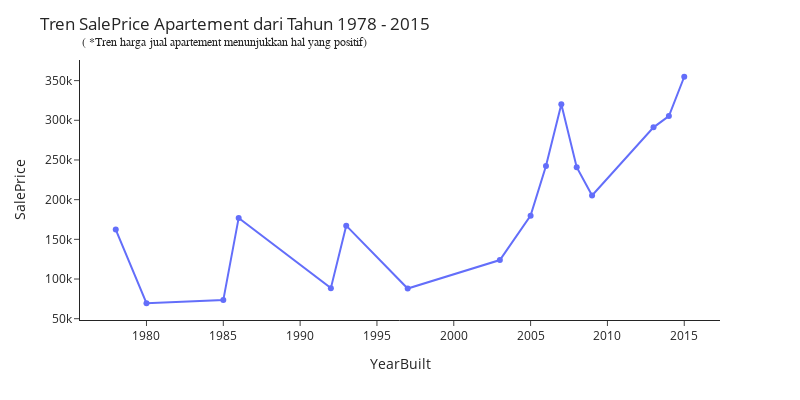

Notebook code cell kept with this figure:
### Markdown cell above
### **Analisis Data SalePrice(Target) Terhadap Kolom Numeric**

### Code cell
# membuat grafik line plot
fig = px.line(df.groupby('YearBuilt')[['SalePrice']].median().reset_index(), 
              x='YearBuilt', 
              y='SalePrice', 
              markers=True)

# menambahkan anotasi
annotations = []
annotations.append(dict(xref='paper', yref='paper',
                        x=0.0, y=1.10,
                        text='( *Tren harga jual apartement menunjukkan hal yang positif)',
                             font=dict(family='Arial', size=12),
                        showarrow=False))

# Update layout untuk mengatur bingkai
fig.update_layout(
    title_text="Tren SalePrice Apartement dari Tahun 1978 - 2015",
    showlegend=False,
    width=800,
    height=400,
    template="simple_white"
)

# menampilkan grfaik
fig.update_layout(annotations=annotations)
fig.show()

### Figure 1 — Plotly figure (JSON) as saved in the notebook; plotly's stock layout.template omitted (floating-point values rounded to 4 significant figures)
{"data": [{"hovertemplate": "YearBuilt=%{x}<br>SalePrice=%{y}<extra></extra>", "legendgroup": "", "line": {"color": "#636efa", "dash": "solid"}, "marker": {"symbol": "circle"}, "mode": "markers+lines", "name": "", "orientation": "v", "showlegend": false, "type": "scatter", "x": [1978, 1980, 1985, 1986, 1992, 1993, 1997, 2003, 2005, 2006, 2007, 2008, 2009, 2013, 2014, 2015], "xaxis": "x", "y": [162400.0, 69470.0, 73451, 176991, 88495, 167256, 88050.0, 123893, 179867, 242300, 320353, 240900.0, 205345, 291150, 305309, 354867], "yaxis": "y"}], "layout": {"annotations": [{"font": {"family": "Arial", "size": 12}, "showarrow": false, "text": "( *Tren harga jual apartement menunjukkan hal yang positif)", "x": 0, "xref": "paper", "y": 1.1, "yref": "paper"}], "height": 400, "legend": {"tracegroupgap": 0}, "margin": {"t": 60}, "showlegend": false, "title": {"text": "Tren SalePrice Apartement dari Tahun 1978 - 2015"}, "width": 800, "xaxis": {"anchor": "y", "domain": [0, 1], "title": {"text": "YearBuilt"}}, "yaxis": {"anchor": "x", "domain": [0, 1], "title": {"text": "SalePrice"}}}}
